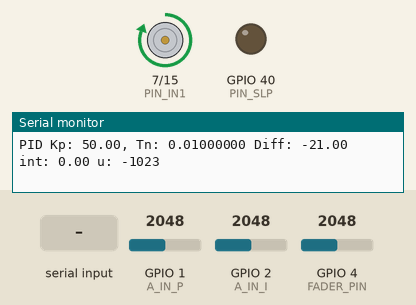
Simulated run of this program. Board: ESP32-S3. Shown: motor-driver pin pairs drawn as motors (green arrow = first pin HIGH = forward, orange = second pin HIGH = backward, longer = more drive), output pins drawn as LEDs (lit = HIGH), the last lines printed to the serial monitor. The inputs (shaded band) are chosen by the test bench; at power-on: GPIO 4 (FADER_PIN) = 2048, GPIO 1 (A_IN_P) = 2048, GPIO 2 (A_IN_I) = 2048.

Above: at 1.2 s.
1.3 s: GPIO 4 (FADER_PIN) set to 1577
2.8 s: GPIO 4 (FADER_PIN) set to 1453
4.3 s: GPIO 1 (A_IN_P) set to 43
At 5.5 s:
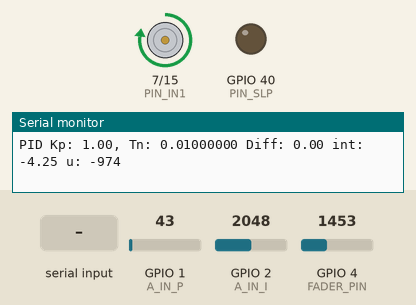
5.8 s: GPIO 1 (A_IN_P) set to 37
At 6.8 s:
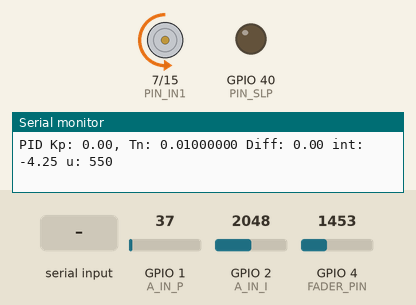
7.3 s: "90,45\n" received over Serial
At 7.9 s:
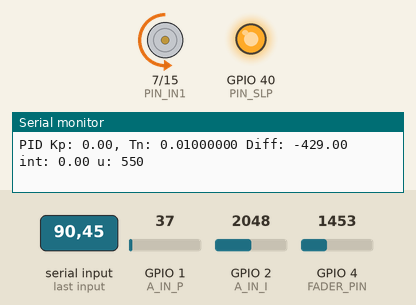
8.8 s: GPIO 1 (A_IN_P) set to 491
At 9.1 s:
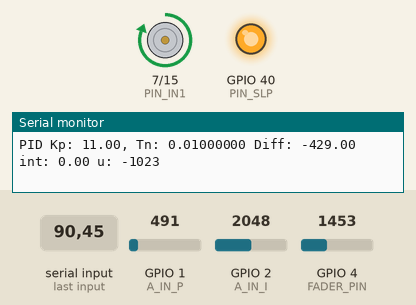
Timing chart, 0 to 11.3 s (numbered marks = the images above; inputs shaded):
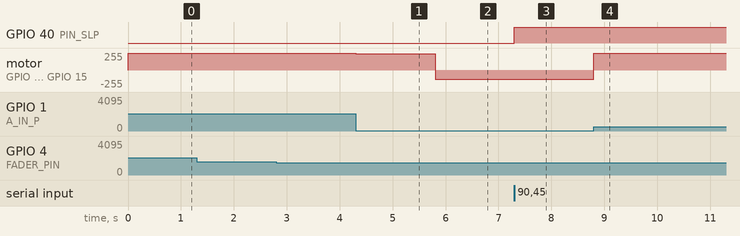

The program:

main.cpp
```cpp
#include <Arduino.h>

// Hardware Setup
#define FADER_PIN   4
#define TASTER      39
const int A_IN_P =  1;
const int A_IN_I =  2;
/* PWM */
const int PWM_FREQ = 20000;
const int PWM_RES = 10; // 10 Bit Auflösung (0-1023)
const int PIN_IN1 = 7;  // DRV8833 Input 1
const int PIN_IN2 = 15;  // DRV8833 Input 2
const int PIN_SLP = 40; // DRV Sleep
const int CH_IN1 = 0;
const int CH_IN2 = 1;

// Moving Average Setup
#define MA_LEN      4

int movingAverage[MA_LEN];
int MA_index = 0;

// PID Setup
int target = 50;
double integral = 0;
int lastValue = 0;

double Kp = 29; //30.774;
double Tn = 0.14285714; //0.03;

// Communication
char serial_buffer[20];
int serial_index = 0;


// Fader Lesen
void readCycle() {
    movingAverage[MA_index] = analogRead(FADER_PIN);
    MA_index++;
    if (MA_index >= MA_LEN) MA_index = 0;
}

int getValue() {
    int value = 0;
    for (int i = 0; i < MA_LEN; i++) {
        value += movingAverage[i];
    }
    return value / MA_LEN;
}

void PID_Reset() {
    integral = 0;
}

void update_params() {
    Kp = map(analogRead(A_IN_P), 0, 4095, 0, 100);

    Tn = 1/static_cast<double>(map(analogRead(A_IN_I), 0, 4095, 1, 200));
}
void PID_Regler() {

    update_params();

    static int zeros_counter = 0;
    static unsigned long zeros_timer = millis();

    // Regelabweichung
    int current_value = map(getValue(), 145, 2800, 0, 100);
    double difference = target - current_value;

    // Deadzone um die Zielposition
    int tolerance = 1;
    if (difference <= tolerance && difference >= -tolerance) {
        difference = 0;
        zeros_counter++;
    }
    else {
        zeros_counter = 0;
        zeros_timer = millis();
    }
    // Automatische Abschaltung nach n ms auf eingestelltem Zielwert
    unsigned long zeros_timer_timeout = 100;
    //if (millis() - zeros_timer > zeros_timer_timeout) {
    if (zeros_counter >= 40) {
        digitalWrite(PIN_SLP, LOW);
    }

    // Integral
    static unsigned long lastCall = millis();

    integral = integral + difference * static_cast<double>(millis() - lastCall)*0.001;

    /* Begrenzung des Integrals auf maximalwerte */
    if (integral >= 50) integral = 50;
    if (integral <= -50) integral = -50;

    /* Begrenzung des Wirkungsbereichs */
    if (difference > 20 || difference < -20) {
        integral = 0;
    }

    // Berechnung der Stellgröße u
    int u = static_cast<int> (  Kp*(difference + 1/Tn * integral)  );

    // Add offset for motor deadzone
    int offset = 550;
    u < 0 ? u = u - offset : u = u + offset;

    /* Begrenzung auf einen maximalen Wert */
    int u_max = 1023;
    if (u > u_max) u = u_max;
    else if (u < -u_max) u = -u_max;


    // Ausführung der Motor kontrolle
    if (u < 0) {
        ledcWrite(0, (-u));
        ledcWrite(1, 0);
    }
    else {
        ledcWrite(0, 0);
        ledcWrite(1, (u));
    }


    lastCall = millis();

    static unsigned long lastPrint = 0;

    if (millis() - lastPrint > 50 ) {
        Serial.print("PID Kp: ");
        Serial.print(Kp);
        Serial.print(", Tn: ");
        Serial.print(Tn, 8);
        Serial.print(" Diff: ");
        Serial.print(difference);
        Serial.print(" int: ");
        Serial.print(integral);
        Serial.print(" u: ");
        Serial.println(u);

        lastPrint = millis();
    }

}


void setup() {
    // Hardware Configuration
    pinMode(FADER_PIN, INPUT);
    pinMode(TASTER, INPUT_PULLUP);
    pinMode(A_IN_P, INPUT);
    pinMode(A_IN_I, INPUT);

    pinMode(PIN_IN1, OUTPUT);
    pinMode(PIN_IN2, OUTPUT);

    /* PWM */
    ledcSetup(CH_IN1, PWM_FREQ, PWM_RES);
    ledcSetup(CH_IN2, PWM_FREQ, PWM_RES);
    ledcAttachPin(PIN_IN1, CH_IN1);
    ledcAttachPin(PIN_IN2, CH_IN2);

    pinMode(PIN_SLP, OUTPUT);
    digitalWrite(PIN_SLP, LOW);

    // Communication
    Serial.begin(115200);
    Serial.println("Hello World");
}

void loop() {
    // Fader read update cycle:
    readCycle();
    // PID action
    PID_Regler();

    /*while (Serial.available()) {
        char c = Serial.read();
        if (serial_index >= 20) return;
        serial_buffer[serial_index] = c;
        if (c == '\n') process_serial();
        else serial_index++;
    }*/

    if (Serial.available()) {
        char c = Serial.read();
        target = (c -48)*10;
        digitalWrite(PIN_SLP, HIGH);
        PID_Reset();
    }


}
```

Measured:
- the behaviour switches between 41 and 40 on GPIO 1 (A_IN_P) (found by bisection; images 1 and 2)
- after the input at 4.3 s, motor on GPIO 7 (PIN_IN1) / GPIO 15 (PIN_IN2): forward 255/255 → forward 243/255 at once
- after the input at 5.8 s, motor on GPIO 7 (PIN_IN1) / GPIO 15 (PIN_IN2): forward 243/255 → backward 137/255 at once
- after the input at 7.3 s, GPIO 40 (PIN_SLP): LOW → HIGH at once
- after the input at 8.8 s, motor on GPIO 7 (PIN_IN1) / GPIO 15 (PIN_IN2): backward 137/255 → forward 255/255 at once
